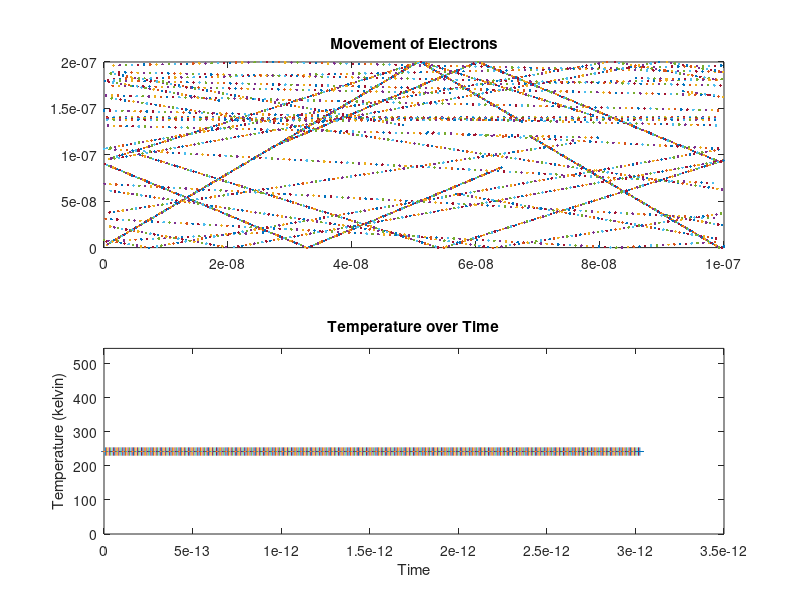

The MATLAB source for this figure:


%%               *Assignment#1-Part 1:Electron Modelling*
%
%Jason Gazo (100975245)                                  Date: Feb/04/2018
 
%The purpose of this script is to define the parameters for the movie and
%to initialize the thermal velocity, number of particles, size of window,
%and mass of particles. The bottom of the script runs the movie.

    clc
    clear all


    %effective mass of electrons =mn
    %rest mass mo in kg
    mo=9.109*10^-31;
    m=0.26*mo;
    %botlzman constant
    kb=1.38064*10^-23;


    %%Question 1: Solve for thermal velocity:
    vt=@(t) sqrt(kb*t/m);
    vth=vt(300);
    fprintf('The expected thermal velocity is %6.4f m/s \n',vt(300))

    %%Question 2: Solve for the mean free path:
    fprintf('The expected mean time between collisions is 0.200e-12 seconds \n')
    %mean time collisions is 0.2 ps
    tmn=0.2*10^-12;
    %mean free path
    mnfreepath=tmn*vt(300);
    fprintf('The expected mean free path is %6.4f e-08 meters\n',mnfreepath*10^8)


    %Nominal size of region is 200nmx100nm
    fprintf('-----------------------------------------------------------\n')
    w=200*10^-9;

    l=100*10^-9;

    %Setting the time step:
    deltaT=7.562*10^-15;
    num=10;
    %Call the function to run the movie (Ex:10 particles will be used here)





    %Randomize the initial location of the particles in the frame
    vertarray=rand(num,1)*w;
    horarray=rand(num,1)*l;

    %Generate the array of velocities and random angles (0 -> 2*pi)

    angles=rand(num)*2*pi;
    vx=ones(num,1);
    vy=ones(num,1);
    vrms=ones(num,1);

    %All particles will have the same velocity except with a random trajectory
    for i=1:num
        vx(i)=cos(angles(i))*vth;
        vy(i)=sin(angles(i))*vth;
    end


    sumtemp=0;

    %%Movie begins here for a total of 400 iterations
    for i=1:400
    
        %horizontal periodic boundary behaviour
        horarray(horarray>=l)=horarray(horarray>=l) - l;
        horarray(horarray<=0)=horarray(horarray<=0)+l; 
    
        %vertical reflection boundary behaviour
        IT=[vertarray>=w];
        vy(IT)=-vy(IT);
        IT=[vertarray<=0];
        vy(IT)=-vy(IT);
   
        %Temperature Checker
        vrms=sqrt((sum(abs(vx))/num)^2+(sum(abs(vy))/num)^2);
        Temp=m*mean(vrms.^2)/kb;
    
        %Average Temperature 
        sumtemp=sumtemp+Temp;
        avgtemp=sumtemp/i;
    
        %Plot the temperature of the particles
        subplot(2,1,2)
        plot(i*deltaT,Temp,'+')
        title('Temperature over Time')
        ylabel('Temperature (kelvin)')
        xlabel('Time')
        ylim([0 Temp+Temp*1.25])
        hold on
    
        %Update the particle's coordinates by their x- and y- velocities
        horarray=horarray+vx.*deltaT;
        vertarray=vertarray+vy.*deltaT;
   
        %Plot the movement of the particles
        subplot(2,1,1)
        plot(horarray,vertarray,'.')
        title('Movement of Electrons')
        xlim([0 l])
        ylim([0 w])
        hold on 
        pause(.01)
    
    end
    %Movie ends



%The movie runs properly.The particles reflect off the vertical (top and
%bottom) boundaries of the frame. The particles pass between the two 
%horizontal boundaries. The temperature remains constant (300k) since there
%aren't any scattering events. The expected thermal velocity is 1.3 e5 m/s
%and the expected mean free path is 2.6e-9 m. 
